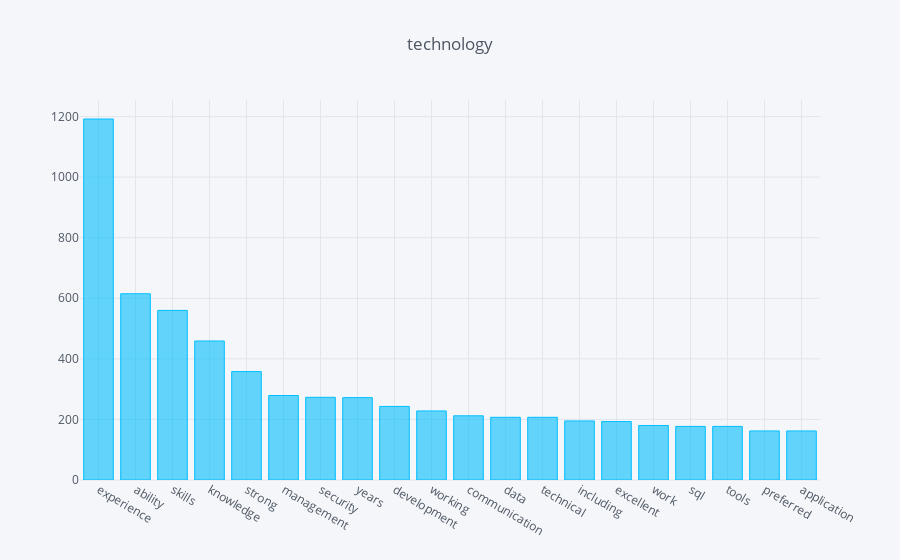

Notebook cell for this chart:
### Code cell
preferred_skills(popular_categories.index[1]).iplot(title='technology', kind='bar', color='deepskyblue')

### Figure 1 — Plotly figure (JSON) as saved in the notebook; plotly's stock layout.template omitted (floating-point values rounded to 4 significant figures)
{"data": [{"marker": {"color": "rgba(0, 191, 255, 0.6)", "line": {"color": "rgba(0, 191, 255, 1.0)", "width": 1}}, "name": "None", "orientation": "v", "text": "", "type": "bar", "uid": "66b1206c-9cff-4cdb-ab33-454b4fdba0aa", "x": ["experience", "ability", "skills", "knowledge", "strong", "management", "security", "years", "development", "working", "communication", "data", "technical", "including", "excellent", "work", "sql", "tools", "preferred", "application"], "y": [1192, 615, 560, 459, 358, 279, 273, 272, 243, 228, 212, 207, 207, 195, 193, 180, 177, 177, 162, 162]}], "layout": {"legend": {"bgcolor": "#F5F6F9", "font": {"color": "#4D5663"}}, "paper_bgcolor": "#F5F6F9", "plot_bgcolor": "#F5F6F9", "title": {"font": {"color": "#4D5663"}, "text": "technology"}, "xaxis": {"gridcolor": "#E1E5ED", "showgrid": true, "tickfont": {"color": "#4D5663"}, "title": {"font": {"color": "#4D5663"}, "text": ""}, "zerolinecolor": "#E1E5ED"}, "yaxis": {"gridcolor": "#E1E5ED", "showgrid": true, "tickfont": {"color": "#4D5663"}, "title": {"font": {"color": "#4D5663"}, "text": ""}, "zerolinecolor": "#E1E5ED"}}}
